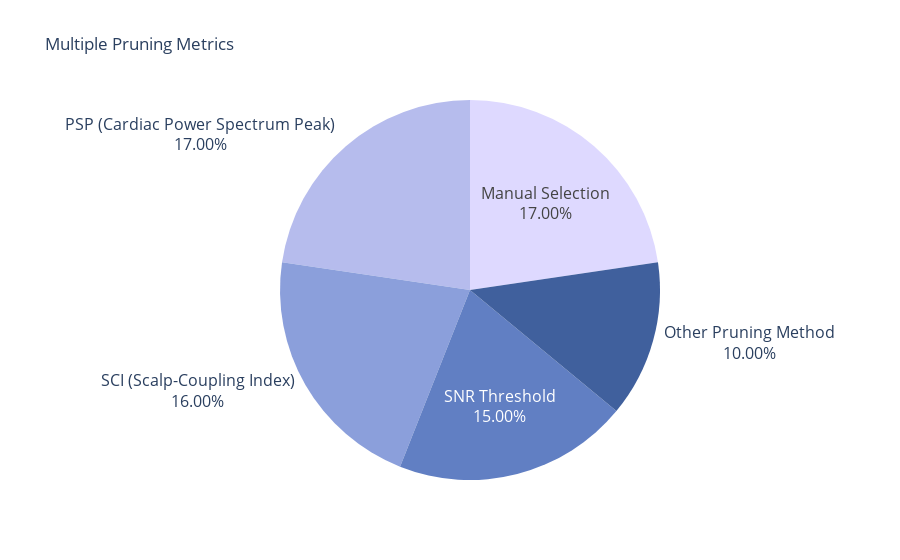
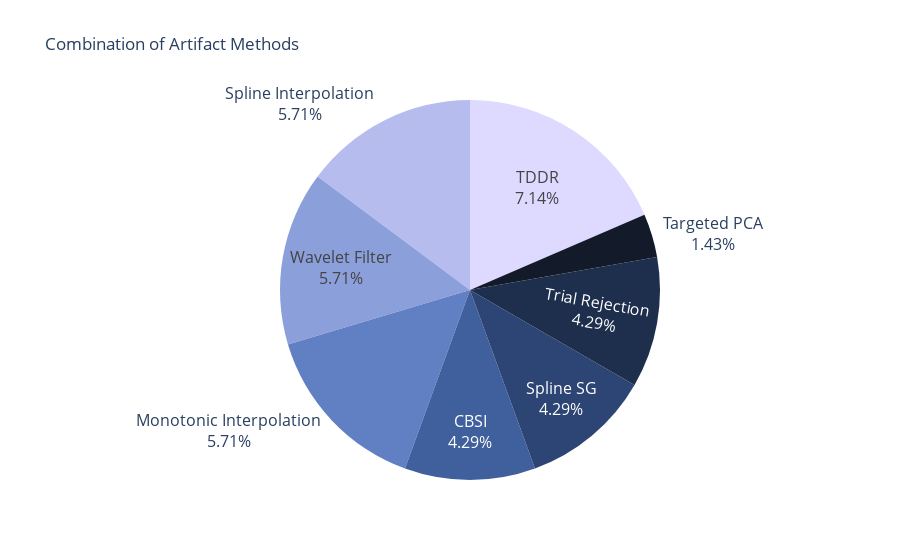
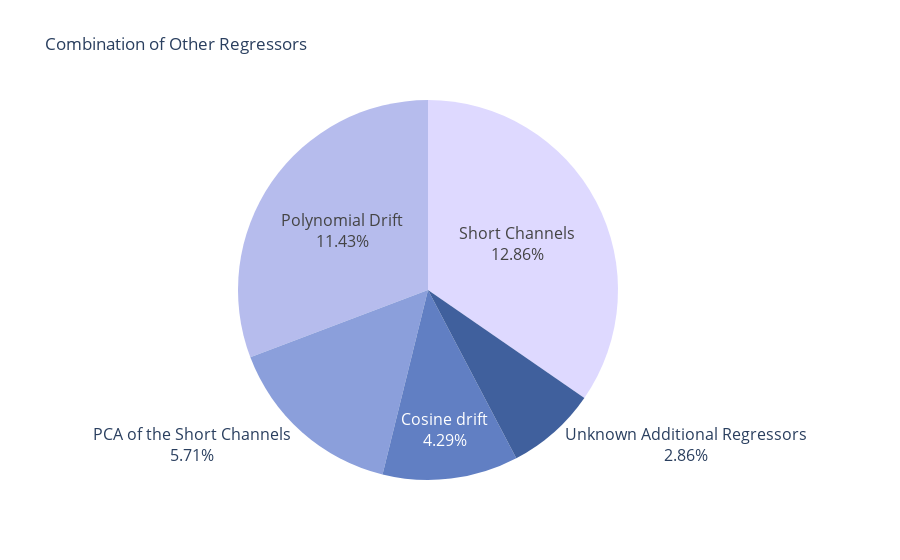

The code cell stored with these charts, in order, in its notebook:
### Markdown cell above
**Prepare Data and Nodes for Analysis Sankey Diagram**

### Code cell
# save number of entries in df_siganalysis
numentries_sa = len(df_siganalysis)
# save copy of df_siganalysis
df_siganalysis_notexp = df_siganalysis.copy()

# split entries and save relative weights in corresponding new columns
""" for columnName in column_list:
    df_siganalysis['weight '+columnName] = df_siganalysis[columnName].apply(lambda x: 1 / len(x.split(',')) if x else 1)
    df_siganalysis[columnName] = df_siganalysis[columnName].apply(lambda x: x.split(','))
    df_siganalysis = df_siganalysis.explode(columnName) """


## ---- dealing with multiple choice entries ---- ##

# insert a new column in df_signalanalysis behind 'Quality/Pruning: Method', which is called 'Quality/Pruning: Simplified'
# For each row, copy the element of 'Quality/Pruning: Method' if it does not contain comma separated values. 
# If it does, insert the string "Combination of Metrics" in the new column.
df_siganalysis.insert(df_siganalysis.columns.get_loc('Quality/Pruning: Method')+1, 'Quality/Pruning: Simplified', df_siganalysis['Quality/Pruning: Method'])
df_siganalysis['Quality/Pruning: Simplified'] = df_siganalysis['Quality/Pruning: Simplified'].apply(lambda x: x if ',' not in x else 'Combination of Metrics')
# copy only column 'Quality/Pruning: Method' from df_signalanalysis into a new pandas dataframe. remove all entries without comma (single entries). then split and explode it
df_siganalysis_quality = df_siganalysis['Quality/Pruning: Method']
df_siganalysis_quality = df_siganalysis_quality[df_siganalysis_quality.str.contains(',')]
b = df_siganalysis_quality
df_siganalysis_quality = df_siganalysis_quality.apply(lambda x: x.split(','))
df_siganalysis_quality = df_siganalysis_quality.explode('Quality/Pruning: Method')
# removes all spaces from the beginning and end of each entry
df_siganalysis_quality= df_siganalysis_quality.str.strip()
# Calculate relative frequencies
df_siganalysis_quality_cts = pd.Series(df_siganalysis_quality).value_counts(normalize=False)#/numentries_sa*100
## plot pie chart
# Create custom text for each slice
df_siganalysis_quality_cts_tb = [f'{label}<br>{value:.2f}%' for label, value in zip(df_siganalysis_quality_cts.index, df_siganalysis_quality_cts)]
# plotting with or without labels
lb_tmp = df_siganalysis_quality_cts.index
txt_tmp = df_siganalysis_quality_cts_tb
if not plot_labels:
    lb_tmp = [''] * len(df_siganalysis_quality_cts.index)
    txt_tmp = [''] * len(df_siganalysis_quality_cts_tb)
# Create the pie chart
fig = go.Figure(data=go.Pie(
    labels=lb_tmp,
    values=df_siganalysis_quality_cts.values,
    text = txt_tmp,
    textposition='auto',
    textinfo = 'text',
    textfont=dict(size=16),
    marker=dict(colors=plotly_colors)
))
# Set the layout
fig.update_layout(
    title='Multiple Pruning Metrics',
    showlegend=False
)
# Show the chart
fig.show()
# Save the chart
plot(fig, filename=paths["base"]+paths["data"]+paths["fig"]+paths["savedir"]+'pie_MultPruningMetrics'+'_label_'+str(plot_labels)+'.html')

# insert a new column in df_signalanalysis behind 'Motion Artifact Method', which is called 'Motion Artifact Method: Simplified'
# For each row, copy the element of 'Motion Artifact Method' if it does not contain comma separated values. 
# If it does, insert the string "Combination of Methods" in the new column.
df_siganalysis.insert(df_siganalysis.columns.get_loc('Motion Artifact Method')+1, 'Motion Artifact Method: Simplified', df_siganalysis['Motion Artifact Method'])
df_siganalysis['Motion Artifact Method: Simplified'] = df_siganalysis['Motion Artifact Method: Simplified'].apply(lambda x: x if ',' not in x else 'Combination of Methods')
# copy only column 'Motion Artifact Method' from df_signalanalysis into a new pandas dataframe. remove all entries without comma (single entries). then split and explode it
df_siganalysis_artefact = df_siganalysis['Motion Artifact Method']
df_siganalysis_artefact = df_siganalysis_artefact[df_siganalysis_artefact.str.contains(',')]
df_siganalysis_artefact = df_siganalysis_artefact.apply(lambda x: x.split(','))
df_siganalysis_artefact = df_siganalysis_artefact.explode('Motion Artifact Method')
# removes all spaces from the beginning and end of each entry
df_siganalysis_artefact= df_siganalysis_artefact.str.strip()
# Calculate relative frequencies
df_siganalysis_artefact_cts = pd.Series(df_siganalysis_artefact).value_counts(normalize=False)/numentries_sa*100
## plot pie chart
# Create custom text for each slice
df_siganalysis_artefact_cts_tb = [f'{label}<br>{value:.2f}%' for label, value in zip(df_siganalysis_artefact_cts.index, df_siganalysis_artefact_cts)]
# plotting with or without labels
lb_tmp = df_siganalysis_artefact_cts.index
txt_tmp = df_siganalysis_artefact_cts_tb
if not plot_labels:
    lb_tmp = [''] * len(df_siganalysis_artefact_cts.index)
    txt_tmp = [''] * len(df_siganalysis_artefact_cts_tb)
# Create the pie chart
fig = go.Figure(data=go.Pie(
    labels=lb_tmp,
    values=df_siganalysis_artefact_cts.values,
    text = txt_tmp,
    textposition='auto',
    textinfo = 'text',
    textfont=dict(size=16),
    marker=dict(colors=plotly_colors)
))
# Set the layout
fig.update_layout(
    title='Combination of Artifact Methods',
    showlegend=False
)
# Show the chart
fig.show()
# Save the chart
plot(fig, filename=paths["base"]+paths["data"]+paths["fig"]+paths["savedir"]+'pie_MultArtifactMethods'+'_label_'+str(plot_labels)+'.html')

  
# insert a new column in df_signalanalysis behind 'GLM: Other Regressors', which is called 'Motion Artifact Method: Simplified'
# For each row, copy the element of 'Motion Artifact Method' if it does not contain comma separated values. 
# If it does, insert the string "Combination of Methods" in the new column.
df_siganalysis.insert(df_siganalysis.columns.get_loc('GLM: Other Regressors')+1, 'GLM: Other Regressors: Simplified', df_siganalysis['GLM: Other Regressors'])
df_siganalysis['GLM: Other Regressors: Simplified'] = df_siganalysis['GLM: Other Regressors: Simplified'].apply(lambda x: x if ',' not in x else 'Multiple Regressors')
# copy only column 'Motion Artifact Method' from df_signalanalysis into a new pandas dataframe. remove all entries without comma (single entries). then split and explode it
df_siganalysis_otherregress = df_siganalysis['GLM: Other Regressors']
df_siganalysis_otherregress = df_siganalysis_otherregress[df_siganalysis_otherregress.str.contains(',')]
df_siganalysis_otherregress = df_siganalysis_otherregress.apply(lambda x: x.split(','))
df_siganalysis_otherregress = df_siganalysis_otherregress.explode('GLM: Other Regressors')
# removes all spaces from the beginning and end of each entry
df_siganalysis_otherregress= df_siganalysis_otherregress.str.strip()
# Calculate relative frequencies
df_siganalysis_otherregress_cts = pd.Series(df_siganalysis_otherregress).value_counts(normalize=False)/numentries_sa*100
## plot pie chart
# Create custom text for each slice
df_siganalysis_otherregress_cts_tb = [f'{label}<br>{value:.2f}%' for label, value in zip(df_siganalysis_otherregress_cts.index, df_siganalysis_otherregress_cts)]
# plotting with or without labels
lb_tmp = df_siganalysis_otherregress_cts.index
txt_tmp = df_siganalysis_otherregress_cts_tb
if not plot_labels:
    lb_tmp = [''] * len(df_siganalysis_otherregress_cts.index)
    txt_tmp = [''] * len(df_siganalysis_otherregress_cts_tb)
# Create the pie chart
fig = go.Figure(data=go.Pie(
    labels=lb_tmp,
    values=df_siganalysis_otherregress_cts.values,
    text = txt_tmp,
    textposition='auto',
    textinfo = 'text',
    textfont=dict(size=16),
    marker=dict(colors=plotly_colors)
))
# Set the layout
fig.update_layout(
    title='Combination of Other Regressors',
    showlegend=False
)
# Show the chart
fig.show()
# Save the chart
plot(fig, filename=paths["base"]+paths["data"]+paths["fig"]+paths["savedir"]+'pie_MultRegressors'+'_label_'+str(plot_labels)+'.html')





## ---- creating nodes for sankey ---- ##

# create distinct entries (rows) for each item in a list of items separated by commas (e.g. for different Toolboxes) for data that will be used for sankey.
column_list = ['Quality/Pruning: Simplified', 'Motion Artifact Method: Simplified', 'Resample/Downsample (Hz)', \
    'Filtering Coding', 'Removal of the Global Signals during Preprocessing', 'Approach', \
        'GLM: Method', 'GLM: HRF Regressor', 'GLM: Other Regressors: Simplified']



# Create a list of all nodes (i.e., unique values in the listed columns in column_list)
nodes = pd.concat([df_siganalysis[col] for col in column_list]).unique()

# Create a dictionary that maps each node to a unique index
node_indices = {node: i for i, node in enumerate(nodes)}

# Create lists to store the source, target, and value for each link
source, target, value = [], [], []

for i, row in df_siganalysis.iterrows():
    for j in range(len(column_list) - 1):
        current_col = column_list[j]
        next_col = column_list[j + 1]
        # Check if current_col or next_col is an empty string
        if row[current_col] == '' or row[next_col] == '':
            break

        source.append(node_indices[row[current_col]])
        target.append(node_indices[row[next_col]])
        value.append(1)


# Generate distinct colors from the seaborn spectral color palette
num_colors = len(nodes)
palette = cmap(np.linspace(0, 1, num_colors))
# Define colors for each node
node_colors_hex = [mc.to_hex(color) for color in palette]

# Function to convert hex color to RGBA with specified transparency
def hex_to_rgba(hex_color, alpha=0.5):
    # Convert hex to an RGB tuple
    rgb_tuple = mc.to_rgb(hex_color)
    # Convert the RGB tuple to an RGBA string with the specified alpha value
    return "rgba({r},{g},{b}, {alpha})".format(r=int(rgb_tuple[0]*255), g=int(rgb_tuple[1]*255), b=int(rgb_tuple[2]*255), alpha=alpha)

# initialize link_colors with length of source with empty strings
link_colors = [''] * len(source)
node_colors = [''] * len(nodes)

# Generate link and node colors 
for i in range(len(nodes)):
    # node colors in rgba and not transparent
    node_colors[i] = hex_to_rgba(node_colors_hex[i], alpha=1)
for s in source:
    # link colors based on the color of their source node with 0.5 transparency
    link_colors[s] = hex_to_rgba(node_colors_hex[source[s]], alpha=0.5)

### Figure 1 — Plotly figure (JSON) as saved in the notebook; plotly's stock layout.template omitted (floating-point values rounded to 4 significant figures)
{"data": [{"labels": ["Manual Selection", "PSP (Cardiac Power Spectrum Peak)", "SCI (Scalp-Coupling Index)", "SNR Threshold", "Other Pruning Method"], "marker": {"colors": ["#ded9ff", "#b6bced", "#8b9fdb", "#617fc3", "#40609d", "#2d4574", "#1e2e4d", "#131b2a", "#0d1514", "#122314", "#1c3b1f", "#28562c", "#37733c", "#509350", "#7cb369", "#accd83", "#dbe69b"]}, "text": ["Manual Selection<br>17.00%", "PSP (Cardiac Power Spectrum Peak)<br>17.00%", "SCI (Scalp-Coupling Index)<br>16.00%", "SNR Threshold<br>15.00%", "Other Pruning Method<br>10.00%"], "textfont": {"size": 16}, "textinfo": "text", "textposition": "auto", "type": "pie", "values": [17, 17, 16, 15, 10]}], "layout": {"showlegend": false, "title": {"text": "Multiple Pruning Metrics"}}}

### Figure 2 — Plotly figure (JSON) as saved in the notebook; plotly's stock layout.template omitted (floating-point values rounded to 4 significant figures)
{"data": [{"labels": ["TDDR", "Spline Interpolation", "Wavelet Filter", "Monotonic Interpolation", "CBSI", "Spline SG", "Trial Rejection", "Targeted PCA"], "marker": {"colors": ["#ded9ff", "#b6bced", "#8b9fdb", "#617fc3", "#40609d", "#2d4574", "#1e2e4d", "#131b2a", "#0d1514", "#122314", "#1c3b1f", "#28562c", "#37733c", "#509350", "#7cb369", "#accd83", "#dbe69b"]}, "text": ["TDDR<br>7.14%", "Spline Interpolation<br>5.71%", "Wavelet Filter<br>5.71%", "Monotonic Interpolation<br>5.71%", "CBSI<br>4.29%", "Spline SG<br>4.29%", "Trial Rejection<br>4.29%", "Targeted PCA<br>1.43%"], "textfont": {"size": 16}, "textinfo": "text", "textposition": "auto", "type": "pie", "values": [7.143, 5.714, 5.714, 5.714, 4.286, 4.286, 4.286, 1.429]}], "layout": {"showlegend": false, "title": {"text": "Combination of Artifact Methods"}}}

### Figure 3 — Plotly figure (JSON) as saved in the notebook; plotly's stock layout.template omitted (floating-point values rounded to 4 significant figures)
{"data": [{"labels": ["Short Channels", "Polynomial Drift", "PCA of the Short Channels", "Cosine drift", "Unknown Additional Regressors"], "marker": {"colors": ["#ded9ff", "#b6bced", "#8b9fdb", "#617fc3", "#40609d", "#2d4574", "#1e2e4d", "#131b2a", "#0d1514", "#122314", "#1c3b1f", "#28562c", "#37733c", "#509350", "#7cb369", "#accd83", "#dbe69b"]}, "text": ["Short Channels<br>12.86%", "Polynomial Drift<br>11.43%", "PCA of the Short Channels<br>5.71%", "Cosine drift<br>4.29%", "Unknown Additional Regressors<br>2.86%"], "textfont": {"size": 16}, "textinfo": "text", "textposition": "auto", "type": "pie", "values": [12.86, 11.43, 5.714, 4.286, 2.857]}], "layout": {"showlegend": false, "title": {"text": "Combination of Other Regressors"}}}
